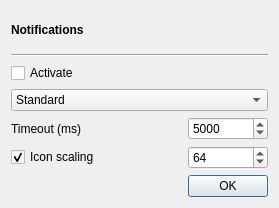
<?xml version="1.0" encoding="UTF-8"?>
<ui version="4.0">
 <class>GUI_Notification</class>
 <widget class="QDialog" name="GUI_Notification">
  <property name="geometry">
   <rect>
    <x>0</x>
    <y>0</y>
    <width>279</width>
    <height>208</height>
   </rect>
  </property>
  <property name="focusPolicy">
   <enum>Qt::ClickFocus</enum>
  </property>
  <property name="windowTitle">
   <string>Notification settings</string>
  </property>
  <layout class="QGridLayout" name="gridLayout">
   <item row="1" column="0" colspan="2">
    <widget class="Line" name="line">
     <property name="orientation">
      <enum>Qt::Horizontal</enum>
     </property>
    </widget>
   </item>
   <item row="2" column="0" colspan="2">
    <widget class="QCheckBox" name="cb_activate">
     <property name="focusPolicy">
      <enum>Qt::StrongFocus</enum>
     </property>
     <property name="text">
      <string>Activate</string>
     </property>
    </widget>
   </item>
   <item row="6" column="1">
    <widget class="QPushButton" name="btn_ok">
     <property name="maximumSize">
      <size>
       <width>80</width>
       <height>16777215</height>
      </size>
     </property>
     <property name="focusPolicy">
      <enum>Qt::StrongFocus</enum>
     </property>
     <property name="text">
      <string>OK</string>
     </property>
    </widget>
   </item>
   <item row="3" column="0" colspan="2">
    <widget class="QComboBox" name="combo_notification">
     <property name="focusPolicy">
      <enum>Qt::StrongFocus</enum>
     </property>
     <item>
      <property name="text">
       <string>Standard</string>
      </property>
     </item>
    </widget>
   </item>
   <item row="4" column="1">
    <widget class="QSpinBox" name="sb_timeout">
     <property name="focusPolicy">
      <enum>Qt::WheelFocus</enum>
     </property>
     <property name="minimum">
      <number>1000</number>
     </property>
     <property name="maximum">
      <number>60000</number>
     </property>
     <property name="singleStep">
      <number>1000</number>
     </property>
     <property name="value">
      <number>5000</number>
     </property>
    </widget>
   </item>
   <item row="4" column="0">
    <widget class="QLabel" name="label_3">
     <property name="text">
      <string>Timeout (ms)</string>
     </property>
    </widget>
   </item>
   <item row="0" column="0" colspan="2">
    <widget class="QLabel" name="label_2">
     <property name="font">
      <font>
       <weight>75</weight>
       <bold>true</bold>
      </font>
     </property>
     <property name="text">
      <string>Notifications</string>
     </property>
    </widget>
   </item>
   <item row="5" column="1">
    <widget class="QSpinBox" name="sb_scale">
     <property name="minimum">
      <number>32</number>
     </property>
     <property name="maximum">
      <number>128</number>
     </property>
     <property name="value">
      <number>64</number>
     </property>
    </widget>
   </item>
   <item row="5" column="0">
    <widget class="QCheckBox" name="cb_scale">
     <property name="text">
      <string>Icon scaling</string>
     </property>
     <property name="checked">
      <bool>true</bool>
     </property>
    </widget>
   </item>
  </layout>
 </widget>
 <resources/>
 <connections>
  <connection>
   <sender>cb_scale</sender>
   <signal>toggled(bool)</signal>
   <receiver>sb_scale</receiver>
   <slot>setEnabled(bool)</slot>
   <hints>
    <hint type="sourcelabel">
     <x>96</x>
     <y>143</y>
    </hint>
    <hint type="destinationlabel">
     <x>229</x>
     <y>144</y>
    </hint>
   </hints>
  </connection>
 </connections>
</ui>
